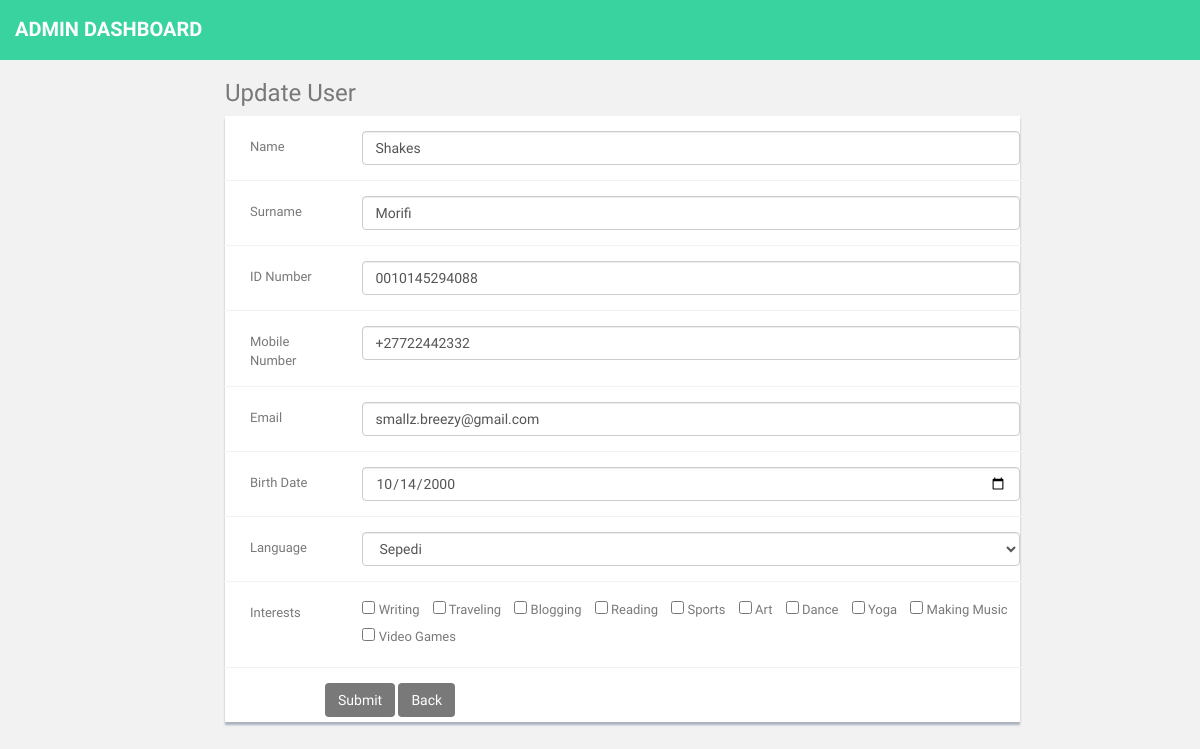
Page /update_user.php?ID=3 on the committed database.
### tables this page shows
CREATE TABLE `users` (
  `ID` int(11) NOT NULL,
  `NAME` varchar(255) NOT NULL,
  `SURNAME` varchar(255) NOT NULL,
  `ID_NO` varchar(255) NOT NULL,
  `MOBILE_NO` varchar(255) NOT NULL,
  `EMAIL` varchar(255) NOT NULL,
  `DOB` date NOT NULL,
  `LANGUAGE` varchar(255) NOT NULL,
  `INTERESTS` varchar(255) DEFAULT NULL
);

### core/init.php (called while the page is built, shortened)
<?php
require 'connect/database.php';
require 'classes/users.php';
$users 		  	= new Users($db);

### core/classes/users.php (called while the page is built, shortened)
<?php
class Users
{
    private $db;
    public function __construct($database)
    {
        $this->db = $database;
    }
    public function get_user($user_id){
        $query = $this->db->prepare("SELECT * FROM USERS WHERE ID = ?");
        $query->bindValue(1, $user_id);
        try {
            $query->execute();
            return $query->fetch();
        } catch (PDOException $e) {
            die($e->getMessage());
        }
    }
}

### update_user.php (the view, shortened to what this page needs)
<?php
require 'core/init.php';
  $user_id = $_GET['ID'];
  $row = $users->get_user($user_id);
?>
<!DOCTYPE html>
<html lang="en">
  <head>
    <link href="assets/css/bootstrap.css" rel="stylesheet">
    <link href="assets/css/style.css" rel="stylesheet">
    <link href="assets/css/style-responsive.css" rel="stylesheet">
  </head>
  <body>
  <section id="container">
      <header class="header black-bg">
            <a href="#" class="logo"><b>Admin Dashboard</b></a>
      </header>
      <section id="main-content">
          <section class="wrapper">
          	<h3><i class="fa fa-angle-right"></i>Update User</h3>
				<div class="row">
                  <div class="col-md-10">
                      <div class="content-panel">
                        <form autocomplete="off" class="form-horizontal style-form" role="form" name="adduser" action="" method="POST">
                        <div class="form-group">
                            <label class="col-sm-2 col-sm-2 control-label" style="padding-left:40px;">Name</label>
                            <div class="col-sm-10">
                                <input type="text" class="form-control" name="name" value="<?php echo $row['NAME']; ?>">
                              </div>
                          </div>
                          <div class="form-group">
                              <label class="col-sm-2 col-sm-2 control-label" style="padding-left:40px;">Surname</label>
                              <div class="col-sm-10">
                                <input type="text" class="form-control" name="surname" value="<?php echo $row['SURNAME']; ?>">
                              </div>
                          </div>
                          <div class="form-group">
                              <label class="col-sm-2 col-sm-2 control-label" style="padding-left:40px;">ID Number</label>
                              <div class="col-sm-10">
                                <input type="text" class="form-control" name="id_no" maxlength="13" value="<?php echo $row['ID_NO']; ?>">
                              </div>
                          </div>
                          <div class="form-group">
                              <label class="col-sm-2 col-sm-2 control-label" style="padding-left:40px;">Mobile Number</label>
                              <div class="col-sm-10">
                                <input id="cellphone" type="text" class="form-control" name="mobile_no" maxlength="12" value="<?php echo $row['MOBILE_NO']; ?>">
                              </div>
                          </div>
                         <div class="form-group">
                              <label class="col-sm-2 col-sm-2 control-label" style="padding-left:40px;">Email</label>
                              <div class="col-sm-10">
                                <input type="email" class="form-control" name="email" value="<?php echo $row['EMAIL']; ?>">
                              </div>
                          </div>
                          <div class="form-group">
                              <label class="col-sm-2 col-sm-2 control-label" style="padding-left:40px;">Birth Date</label>
                              <div class="col-sm-10">
                                <input type="date"  name="dob" class="form-control" max="<?php echo date('Y-m-d');?>" id="dob" value="<?php echo $row['DOB']; ?>">
                              </div>
                          </div>
                          <div class="form-group">
                              <label class="col-sm-2 col-sm-2 control-label" style="padding-left:40px;">Language</label>
                              <div class="col-sm-10">
                              <select class="form-control" name="language" id="language" onChange="getValue()">
                              <option value="<?php echo $row['LANGUAGE']; ?>"><?php echo $row['LANGUAGE']; ?></option>
                              </select>
                              </div>
                          </div>
                          <div class="form-group">
                              <label class="col-sm-2 col-sm-2 control-label" style="padding-left:40px;">Interests</label>
                              <div class="col-sm-10">
                                <label style="margin-right:10px"><input type="checkbox" name="interests[]" <?php echo $checked['Writing']; ?> value="Writing"> <span>Writing</span></label>
                                <label style="margin-right:10px"><input type="checkbox" name="interests[]" value="Traveling"> <span>Traveling</span></label>
                                <label style="margin-right:10px"><input type="checkbox" name="interests[]" value="Blogging"> <span>Blogging</span></label>
                                <label style="margin-right:10px"><input type="checkbox" name="interests[]" value="Reading"> <span>Reading</span></label>
                                <label style="margin-right:10px"><input type="checkbox" name="interests[]" value="Sports"> <span>Sports</span></label>
                                <label style="margin-right:10px"><input type="checkbox" name="interests[]" value="Art"> <span>Art</span></label>
                                <label style="margin-right:10px"><input type="checkbox" name="interests[]" value="Dance"> <span>Dance</span></label>
                                <label style="margin-right:10px"><input type="checkbox" name="interests[]" value="Yoga"> <span>Yoga</span></label>
                                <label style="margin-right:10px"><input type="checkbox" name="interests[]" value="Making Music"> <span>Making Music</span></label>
                                <label style="margin-right:10px"><input type="checkbox" name="interests[]" value="Video Games"> <span>Video Games</span></label>
                              </div>
                          </div>
                          <div style="margin-left:100px;">
                            <input type="submit" name="submit" value="Submit" class="btn btn-theme">
                            <button type="button" onclick="location.href='manage.php';" class="btn btn-theme">Back </button>
                          </div>
                        </form>
                      </div>
                  </div>
              </div>
		</section>
      </section></section>
  </body>
</html>

### assets/css/style.css (style rules this page uses)
body { color: #797979; background: #f2f2f2; font-family: 'Ruda', sans-serif; padding: 0px !important; margin: 0px !important; font-size:13px; }
a, a:hover, a:focus { text-decoration: none; outline: none; }
#container { width: 100%; height: 100%; }
.btn-theme { color: #fff; background-color: #797979; }
#main-content { margin-left: 210px; }
.header, .footer { min-height: 60px; padding: 0 15px; }
.header { position: fixed; left: 0; right: 0; z-index: 1002; }
.black-bg { background: #38d39f; }
.wrapper { display: inline-block; margin-top: 60px; padding-left: 15px; padding-right: 15px; padding-bottom: 15px; padding-top: 0px; width: 100%; }
a.logo { font-size: 20px; color: #ffffff; float: left; margin-top: 15px; text-transform: uppercase; }
a.logo b { font-weight: 900; }
.content-panel { background: #ffffff; box-shadow: 0px 3px 2px #aab2bd; padding-top: 15px; padding-bottom: 5px; }
label { font-weight: 400; }
.form-horizontal.style-form .form-group { border-bottom: 1px solid #eff2f7; padding-bottom: 15px; margin-bottom: 15px; }
@media (min-width: 768px) { .form-horizontal .control-label { text-align: left; } }

### rows in the picture
users: name "Shakes", surname "Morifi", id_no "0010145294088", mobile_no "+27722442332", email "smallz.breezy@gmail.com", dob "10/14/2000", language "Sepedi"
